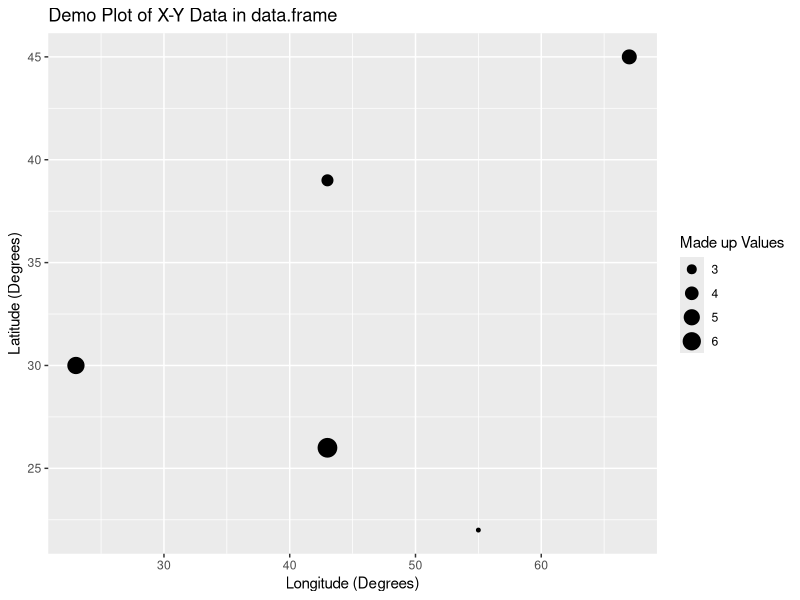

The R source for this figure: (Note: this script raises an error after producing the figure.)
x_coords <- c(55, 43, 23, 67, 43)
y_coords <- c(22, 26, 30, 45, 39)
values <- c(2.5, 6.8, 5.5, 4.5, 3.5)
demo_data <- data.frame(x_coords, y_coords, values)
install.packages("ggplot2")
library(ggplot2)
ggplot(data = demo_data)+
  geom_point(mapping = aes(x = x_coords, y = y_coords, size = values))+
  ggtitle("Demo Plot of X-Y Data in data.frame")+
  xlab("Longitude (Degrees)")+
  ylab("Latitude (Degrees)")+
  labs(size = "Made up Values")
install.packages(c("sp", "raster", "rgdal"))
longitude <- c(70, 76, 38, 80, 78, 78, 84, 79, 57, 61)
latitude <- c(-67, -41, -43, -52, -57, -26, -56, -24, -74, -34)
lon_lat <- cbind(longitude, latitude)
class(lon_lat)
library(sp)
pts <- SpatialPoints(lon_lat)
class(pts)
str(pts)
pts@coords
pts@bbox
pts@proj4string
long_lat_WGS84 <- CRS('+proj=longlat +datum=WGS84')
class(long_lat_WGS84)
pts <- SpatialPoints(lon_lat, proj4string = long_lat_WGS84)
pts
library(raster)
SpatialPointsDataFrame(pts, age)
install.packages("tidyverse")
library(tidyverse)
mpg
ggplot(data = mpg) +
  geom_point(mapping = aes(x = displ, y = cty))
age <- c(30, 34, 40, 30, 26, 65, 50, 46, 67, 49)
SpatialPointsDataFrame(pts, as.data.frame(age), coords.nrs = numeric(0), proj4string = CRS(as.character(NA)))
